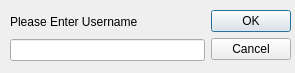
<?xml version="1.0" encoding="UTF-8"?>
<ui version="4.0">
 <class>Dialog</class>
 <widget class="QDialog" name="Dialog">
  <property name="geometry">
   <rect>
    <x>0</x>
    <y>0</y>
    <width>295</width>
    <height>73</height>
   </rect>
  </property>
  <property name="windowTitle">
   <string>Dialog</string>
  </property>
  <widget class="QWidget" name="">
   <property name="geometry">
    <rect>
     <x>10</x>
     <y>10</y>
     <width>281</width>
     <height>51</height>
    </rect>
   </property>
   <layout class="QHBoxLayout" name="horizontalLayout">
    <item>
     <layout class="QVBoxLayout" name="verticalLayout">
      <item>
       <widget class="QLabel" name="label">
        <property name="text">
         <string>Please Enter Username</string>
        </property>
       </widget>
      </item>
      <item>
       <widget class="QLineEdit" name="lineEdit"/>
      </item>
     </layout>
    </item>
    <item>
     <widget class="QDialogButtonBox" name="buttonBox">
      <property name="orientation">
       <enum>Qt::Vertical</enum>
      </property>
      <property name="standardButtons">
       <set>QDialogButtonBox::Cancel|QDialogButtonBox::Ok</set>
      </property>
     </widget>
    </item>
   </layout>
  </widget>
 </widget>
 <resources/>
 <connections>
  <connection>
   <sender>buttonBox</sender>
   <signal>accepted()</signal>
   <receiver>Dialog</receiver>
   <slot>accept()</slot>
   <hints>
    <hint type="sourcelabel">
     <x>248</x>
     <y>254</y>
    </hint>
    <hint type="destinationlabel">
     <x>157</x>
     <y>274</y>
    </hint>
   </hints>
  </connection>
  <connection>
   <sender>buttonBox</sender>
   <signal>rejected()</signal>
   <receiver>Dialog</receiver>
   <slot>reject()</slot>
   <hints>
    <hint type="sourcelabel">
     <x>316</x>
     <y>260</y>
    </hint>
    <hint type="destinationlabel">
     <x>286</x>
     <y>274</y>
    </hint>
   </hints>
  </connection>
 </connections>
</ui>
